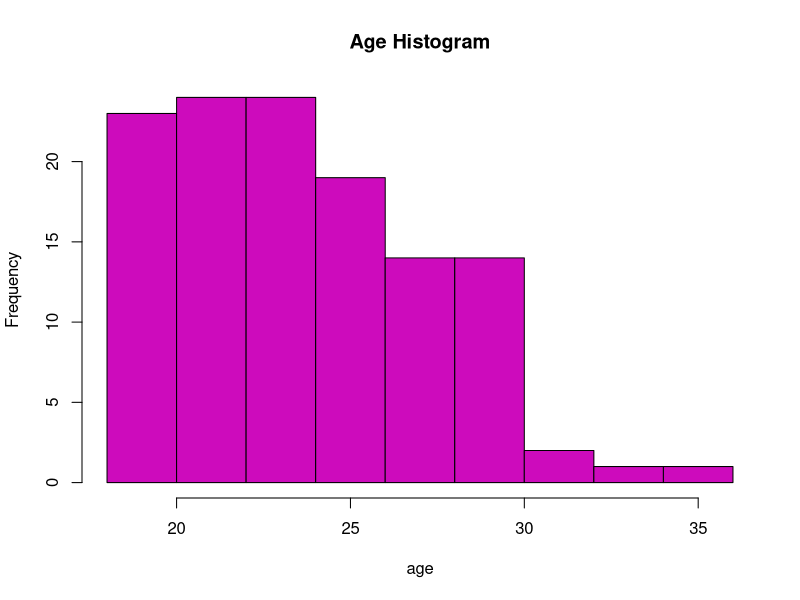
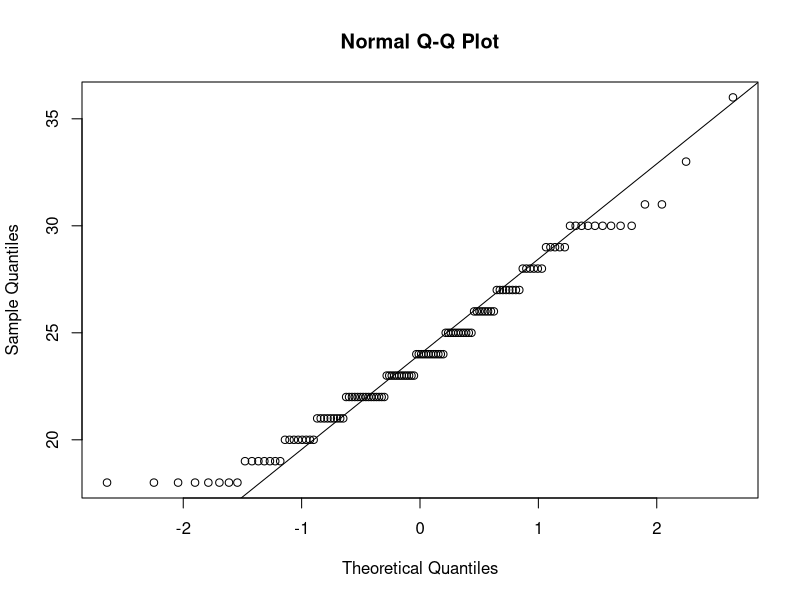
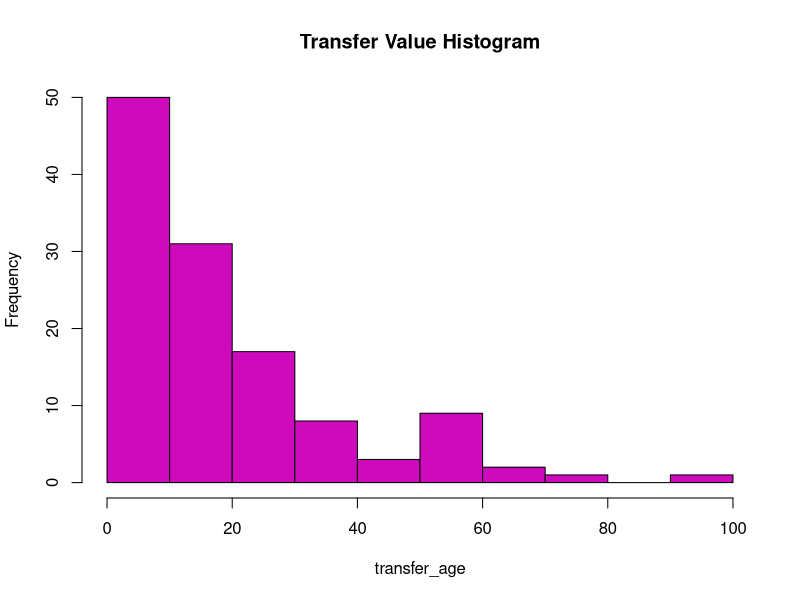
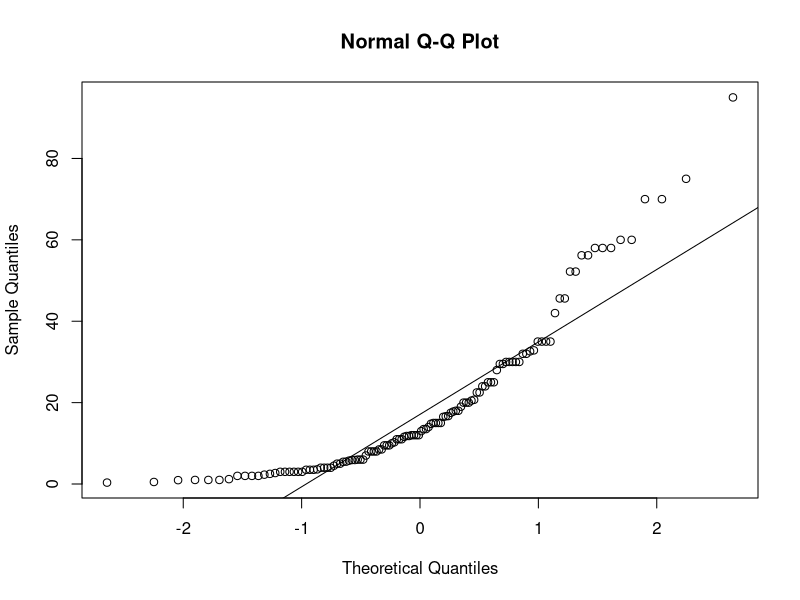
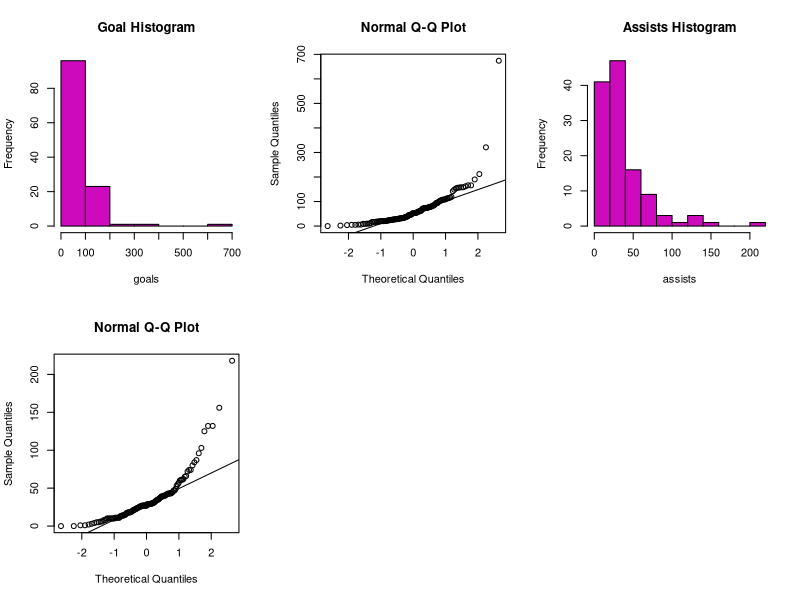
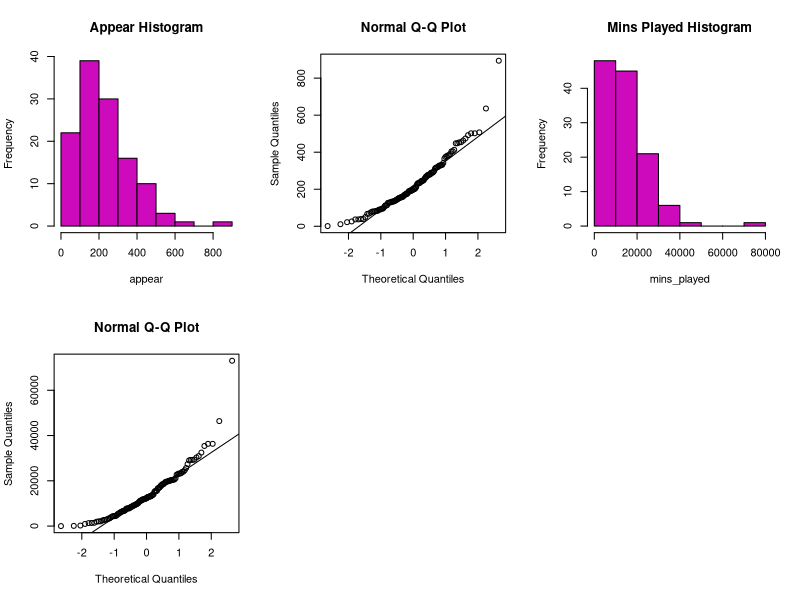
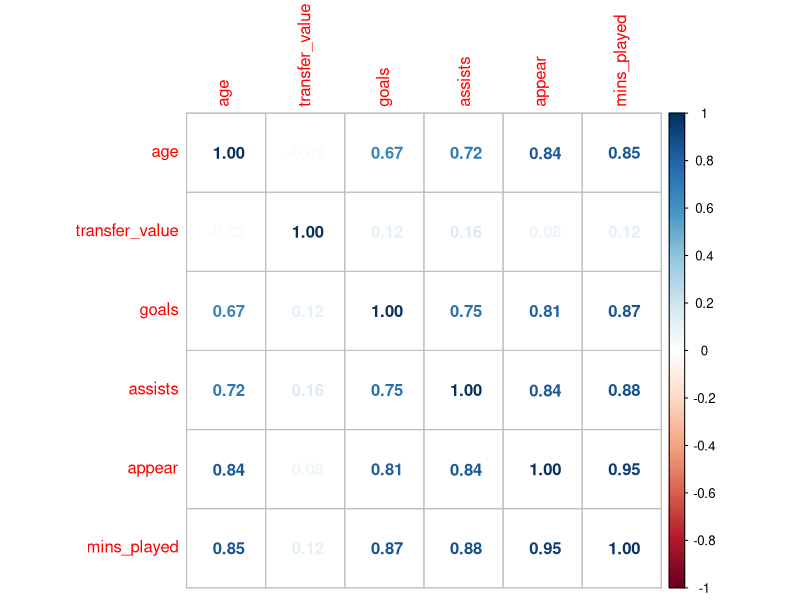
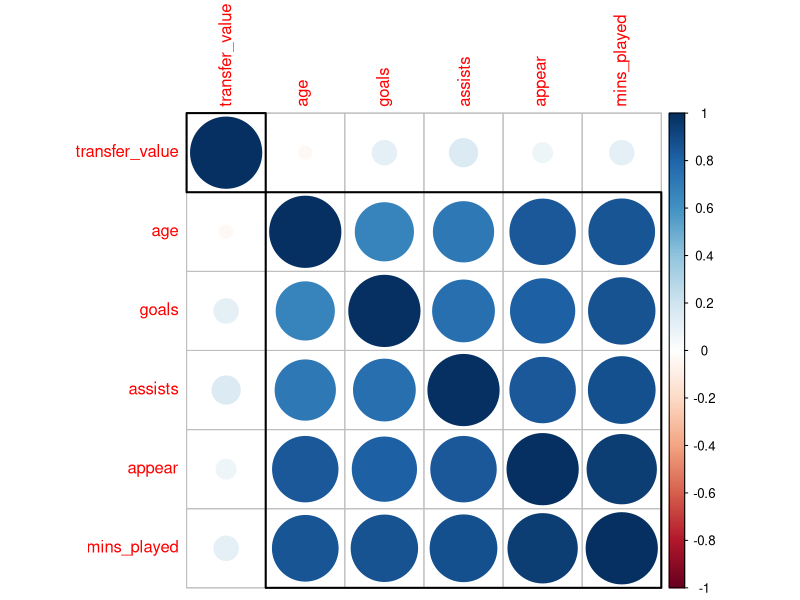

These figures' R source, in order:
## ---- chunk 1
library(dplyr)
library(caret)
## ---- chunk 2
epl <- read.csv("EPL_Dataset.csv")
head(epl)
str(epl)
## ---- chunk 3
epl <- subset(epl, select = -player_name)
epl <- subset(epl, select = -country)
epl
## ---- chunk 4
summary(epl)
## ---- chunk 5
# Compute means, standard deviations, and variances for multiple variables at once
summary_stats <- sapply(epl[, c("age", "transfer_value", "goals", "assists", "appear", "mins_played")], function(x) {
  c(mean = mean(x), sd = sd(x), var = var(x))
})

# Round the summary statistics to 2 decimal places
summary_stats <- round(summary_stats, digits = 2)

# Create a data frame with the summary statistics
df <- data.frame(
  names = c("age", "transfer value", "goals", "assists", "appear", "mins_played"),
  mean_all = summary_stats["mean", ],
  sd_all = summary_stats["sd", ],
  var_all = summary_stats["var", ]
)

print(df)

## ---- chunk 6
#par(mfrow = c(2,3))

hist(epl$age, 
     main = "Age Histogram", xlab = "age", col = "422062")
qqnorm(epl$age)
qqline(epl$age)

hist(epl$transfer_value, 
     main = "Transfer Value Histogram", xlab = "transfer_age", col = "422062")
qqnorm(epl$transfer_value)
qqline(epl$transfer_value)

#par(mfrow = c(1,1))
## ---- chunk 7
par(mfrow = c(2,3))

hist(epl$goals, 
     main = "Goal Histogram", xlab = "goals", col = "422062")
qqnorm(epl$goals)
qqline(epl$goals)


hist(epl$assists, 
     main = "Assists Histogram", xlab = "assists", col = "422062")
qqnorm(epl$assists)
qqline(epl$assists)

par(mfrow = c(1,1))
## ---- chunk 8
par(mfrow = c(2,3))

hist(epl$appear, 
     main = "Appear Histogram", xlab = "appear", col = "422062")
qqnorm(epl$appear)
qqline(epl$appear)

hist(epl$mins_played, 
     main = "Mins Played Histogram", xlab = "mins_played", col = "422062")
qqnorm(epl$mins_played)
qqline(epl$mins_played)

par(mfrow = c(1,1))
## ---- chunk 9
#install.packages("corrplot")
library(corrplot)

# Assuming epl is your dataframe and contains these columns
# Compute the correlation matrix
epl.mat <- cor(epl[, c("age", "transfer_value", "goals", "assists", "appear", "mins_played")])

# Print the correlation matrix
print(epl.mat)

# Create a standard correlation plot with numerical values
corrplot(epl.mat, method = "number")

# Create a hierarchical clustered plot
corrplot(epl.mat, order = "hclust", addrect = 2)

## ---- chunk 10
options(scipen = 4)
epl.anova <- aov(transfer_value ~ age + mins_played + goals + assists + appear + 
                   nationality, 
                 data = epl)
summary(epl.anova)
## ---- chunk 11
library(GGally)

bp.epl <- ggpairs(data.frame("transfer Value"= epl$transfer_value, "Mins Played" = 
                               epl$mins_played, "Goals" = epl$goals, upper = 
                              list(combo = 'box')))
bp.epl


## ---- chunk 12
library(GGally)


bp.epl1 <-ggpairs(data.frame("Age" = epl$age, "Assists" = epl$assists, "Appear" = epl$appear,  upper = list(combo = 'box')))

bp.epl1

## ---- chunk 13
epl$nationality <- ifelse(epl$nationality == "European", 1, 0)
table(epl$nationality)
str(epl)
## ---- chunk 14
library(glmnet)
library(pls)

# Setting the seed for reproducibility
set.seed(123)

# OLS Model
ols_model <- lm(transfer_value ~ ., data = epl)
## ---- chunk 15
# Load necessary libraries
library(ggplot2)

# Assume 'model' is your lm model object
# Calculate residuals and predicted values
residuals <- residuals(ols_model)
predicted_values <- fitted(ols_model)

# Create a data frame for plotting
data_for_plot <- data.frame(Residuals = residuals, Predicted = predicted_values)

# Generate the plot
ggplot(data_for_plot, aes(x = Predicted, y = Residuals)) +
  geom_point(alpha = 0.5) +  # Add points with some transparency
  geom_hline(yintercept = 0, linetype = "dashed", color = "red") +  # Add a horizontal line at y = 0
  labs(title = "Residuals vs. Predicted Values",
       x = "Predicted Values",
       y = "Residuals") +
  theme_minimal() +  # Use a minimal theme for a clean look
  theme(plot.title = element_text(hjust = 0.5))  # Center the plot title

## ---- chunk 16
library(lmtest)
bptest(ols_model)
## ---- chunk 17
library(car)
vif(ols_model)  # Replace 'model' with your model object

## ---- chunk 18
dwtest(ols_model)

## ---- chunk 19
# Q-Q plot
qqnorm(residuals(ols_model))
qqline(residuals(ols_model))

# Shapiro-Wilk test
shapiro.test(residuals(ols_model))

## ---- chunk 20

# Heteroscedasticity
print(bptest(ols_model))

# Multicollinearity
print(vif(ols_model))

# Autocorrelation
print(dwtest(ols_model))

# Normality
shapiro.test(residuals(ols_model))

## ---- chunk 21
# Ridge Regression Model
# Prepare matrix for glmnet
x <- model.matrix(transfer_value ~ . - 1, data = epl)  # '-1' to exclude intercept for glmnet
y <- epl$transfer_value

# Fit Ridge Regression model
# Note: It's typical to use cross-validation to find the optimal lambda value.
# Here, lambda is set as an example; you should consider tuning this parameter.
ridge_model <- glmnet(x, y, alpha = 0, lambda = 0.7)  

# PLS Regression Model
# ncomp (number of components) should be selected based on performance considerations.
pls_model <- plsr(transfer_value ~ ., data = epl, scale = TRUE, ncomp = 2) 

# Summarize the models
summary(ols_model)  # Summarize OLS model
print(coef(ridge_model, s = 0.1))   # Print coefficients of Ridge model at lambda = 0.1
summary(pls_model)  # Summarize PLS model

## ---- chunk 22
# Setting up 10-Fold Cross-Validation
set.seed(123)  # for reproducibility
train_control <- trainControl(method = "cv", number = 10, savePredictions = "final")

## ---- chunk 23
# Ordinary Least Squares Regression
ols_model <- train(transfer_value ~ ., data = epl, method = "lm", trControl = train_control)

## ---- chunk 24
# Ridge Regression with Lambda Tuning
ridge_model <- train(transfer_value ~ ., data = epl, method = "glmnet",
                     tuneGrid = expand.grid(alpha = 0, lambda = seq(0.001, 0.07, length = 10)),
                     trControl = train_control)

## ---- chunk 25
# Partial Least Squares Regression with Component Number Tuning
pls_model <- train(transfer_value ~ ., data = epl, method = "pls",
                   tuneLength = 10,  # tries up to 10 components
                   trControl = train_control)

## ---- chunk 26
# Extracting RMSE results
ols_rmse <- ols_model$results$RMSE
ridge_rmse <- ridge_model$results$RMSE[which.min(ridge_model$results$RMSE)]
pls_rmse <- pls_model$results$RMSE[which.min(pls_model$results$RMSE)]

# Display RMSEs
print(paste("OLS RMSE:", ols_rmse))
print(paste("Ridge RMSE:", ridge_rmse))
print(paste("PLS RMSE:", pls_rmse))

## ---- chunk 27
# Setting up LOOCV
train_control_loocv <- trainControl(method = "LOOCV", savePredictions = "final")

## ---- chunk 28
# Ordinary Least Squares Regression with LOOCV
ols_model_loocv <- train(transfer_value ~ ., data = epl, method = "lm", trControl = train_control_loocv)

## ---- chunk 29
# Ridge Regression with Lambda Tuning and LOOCV
ridge_model_loocv <- train(transfer_value ~ ., data = epl, method = "glmnet",
                           tuneGrid = expand.grid(alpha = 0, lambda = seq(0.001, 0.7, length = 10)),
                           trControl = train_control_loocv)

## ---- chunk 30
# Partial Least Squares Regression with Component Number Tuning and LOOCV
pls_model_loocv <- train(transfer_value ~ ., data = epl, method = "pls",
                         tuneLength = 10,  # tries up to 10 components
                         trControl = train_control_loocv)

## ---- chunk 31
# Extracting RMSE from LOOCV results
ols_rmse_loocv <- ols_model_loocv$results$RMSE
ridge_rmse_loocv <- ridge_model_loocv$results$RMSE[which.min(ridge_model_loocv$results$RMSE)]
pls_rmse_loocv <- pls_model_loocv$results$RMSE[which.min(pls_model_loocv$results$RMSE)]

# Display RMSEs
print(paste("OLS RMSE (LOOCV):", ols_rmse_loocv))
print(paste("Ridge RMSE (LOOCV):", ridge_rmse_loocv))
print(paste("PLS RMSE (LOOCV):", pls_rmse_loocv))

## ---- chunk 32
# Create interaction term between age and appear
epl$age_appear <- epl$age * epl$appear

## ---- chunk 33
# OLS Model with the interaction term
ols_model_inter <- lm(transfer_value ~ . + age:appear, data = epl)

## ---- chunk 34
# Prepare matrix for glmnet including the interaction term
x_inter <- model.matrix(transfer_value ~ . + age:appear - 1, data = epl)  # '-1' to exclude intercept
y_inter <- epl$transfer_value

# Fit Ridge Regression model with the interaction term
ridge_model_inter <- glmnet(x_inter, y_inter, alpha = 0, lambda = 0.7)  # Tune lambda as needed

## ---- chunk 35
# PLS Regression with the interaction term
pls_model_inter <- plsr(transfer_value ~ . + age:appear, data = epl, scale = TRUE, ncomp = 2)  # Adjust ncomp as necessary

## ---- chunk 36
# Summarize the models with the interaction term
summary(ols_model_inter)  # Summarize OLS model with interaction
print(coef(ridge_model_inter, s = 0.1))  # Print coefficients of Ridge model at a specific lambda
summary(pls_model_inter)  # Summarize PLS model with interaction

## ---- chunk 37
# Load necessary library
library(ggplot2)

# Define the data frame
data <- data.frame(
  Category = c("Predictor Variance (2 comps)", "Transfer Value Variance (2 comps)"),
  Percentage = c(80.92, 10.36)
)

# Create the bar chart
p <- ggplot(data, aes(x = Category, y = Percentage, fill = Category)) +
  geom_bar(stat = "identity", width = 0.5, show.legend = FALSE) + # Use identity to use y-values from the data frame
  geom_text(aes(label = paste0(Percentage, "%")), vjust = -0.5, size = 5) + # Add text labels on top of the bars
  labs(title = "Variance Explained by PLS Model",
       y = "Percentage (%)",
       x = NULL) + # Removing x-axis label for clarity
  theme_minimal() + # Minimal theme for a clean look
  theme(plot.title = element_text(hjust = 0.5), # Center the plot title
        axis.text.x = element_text(angle = 0, hjust = 1)) # Rotate x labels for better readability

# Print the plot
print(p)

## ---- chunk 38
# OLS Model with interactions
ols_model_inter_cv <- train(transfer_value ~ . + age:appear, data = epl, method = "lm", trControl = train_control)

summary(ols_model_inter_cv)
## ---- chunk 39
# Prepare matrix for glmnet including interactions
x_inter <- model.matrix(transfer_value ~ . + age:appear - 1, data = epl)  # '-1' to exclude intercept for glmnet
y_inter <- epl$transfer_value

# Fit Ridge Regression model with interaction terms and 10FCV
ridge_model_inter_cv <- train(x_inter, y_inter, method = "glmnet",
                              tuneGrid = expand.grid(alpha = 0, lambda = seq(0.001, 0.9, length = 10)),
                              trControl = train_control)
ridge_model_inter_cv
## ---- chunk 40
# PLS Regression with interaction terms and 10FCV
pls_model_inter_cv <- train(transfer_value ~ . + age:appear, data = epl, method = "pls",
                            tuneLength = 10,  # tries up to 10 components
                            trControl = train_control)
pls_model_inter_cv
## ---- chunk 41
# Extracting RMSE results from 10FCV
ols_rmse_inter_cv <- ols_model_inter_cv$results$RMSE
ridge_rmse_inter_cv <- min(ridge_model_inter_cv$results$RMSE)
pls_rmse_inter_cv <- min(pls_model_inter_cv$results$RMSE)

# Display RMSEs
print(paste("OLS RMSE (10FCV):", ols_rmse_inter_cv))
print(paste("Ridge RMSE (10FCV):", ridge_rmse_inter_cv))
print(paste("PLS RMSE (10FCV):", pls_rmse_inter_cv))

## ---- chunk 42
# OLS Model with the interaction term
ols_model_inter_loocv <- train(transfer_value ~ . + age:appear, data = epl, method = "lm", trControl = train_control_loocv)

## ---- chunk 43
# Prepare matrix for glmnet including the interaction term
x_inter_loocv <- model.matrix(transfer_value ~ . + age:appear - 1, data = epl)  # '-1' to exclude intercept for glmnet
y_inter_loocv <- epl$transfer_value

# Fit Ridge Regression model with the interaction term and LOOCV
ridge_model_inter_loocv <- train(x_inter_loocv, y_inter_loocv, method = "glmnet",
                                 tuneGrid = expand.grid(alpha = 0, lambda = seq(0.001, 0.1, length = 10)),
                                 trControl = train_control_loocv)

## ---- chunk 44
# PLS Regression with the interaction term and LOOCV
pls_model_inter_loocv <- train(transfer_value ~ . + age:appear, data = epl, method = "pls",
                               tuneLength = 10,  # tries up to 10 components
                               trControl = train_control_loocv)

## ---- chunk 45
# Extracting RMSE from LOOCV results
ols_rmse_inter_loocv <- ols_model_inter_loocv$results$RMSE
ridge_rmse_inter_loocv <- min(ridge_model_inter_loocv$results$RMSE)
pls_rmse_inter_loocv <- min(pls_model_inter_loocv$results$RMSE)

# Display RMSEs
print(paste("OLS RMSE (LOOCV):", ols_rmse_inter_loocv))
print(paste("Ridge RMSE (LOOCV):", ridge_rmse_inter_loocv))
print(paste("PLS RMSE (LOOCV):", pls_rmse_inter_loocv))

## ---- chunk 46

# OLS Model RMSE Variables
ols_rmse # RMSE for the basic OLS model using 10FCV.
ols_rmse_loocv # RMSE for the basic OLS model using LOOCV.
ols_rmse_inter_cv # RMSE for the extended OLS model (with interaction term) using 10FCV.
ols_rmse_inter_loocv # RMSE for the extended OLS model (with interaction term) using LOOCV.

# Ridge Model RMSE Variables
ridge_rmse # RMSE for the basic Ridge model using 10FCV.
ridge_rmse_loocv # RMSE for the basic Ridge model using LOOCV.
ridge_rmse_inter_cv # RMSE for the extended Ridge model (with interaction term) using 10FCV.
ridge_rmse_inter_loocv # RMSE for the extended Ridge model (with interaction term) using LOOCV.

# PLS Model RMSE Variables
pls_rmse # RMSE for the basic PLS model using 10FCV.
pls_rmse_loocv # RMSE for the basic PLS model using LOOCV.
pls_rmse_inter_cv # RMSE for the extended PLS model (with interaction term) using 10FCV.
pls_rmse_inter_loocv # RMSE for the extended PLS model (with interaction term) using LOOCV.

## ---- chunk 47
# Create data frame
mse_data <- rbind(
  c(ols_rmse, ols_rmse_loocv),
  c(ols_rmse_inter_cv, ols_rmse_inter_loocv),
  c(ridge_rmse, ridge_rmse_loocv),
  c(ridge_rmse_inter_cv, ridge_rmse_inter_loocv),
  c(pls_rmse, pls_rmse_loocv),
  c(pls_rmse_inter_cv, pls_rmse_inter_loocv)
)

# Set custom row names and column names
rownames(mse_data) <- c("Train OLS", "Extended OLS", "Train Ridge", "Extended Ridge", "Train PLS", "Extended PLS")
colnames(mse_data) <- c("10FCV RMSE", "LOOCV RMSE")

# Use knitr::kable to format this data frame into a Markdown-friendly table
library(knitr)
kable(mse_data, format = "simple", digits = 3, caption = "RMSE Values for Different Models and Validation Methods")
